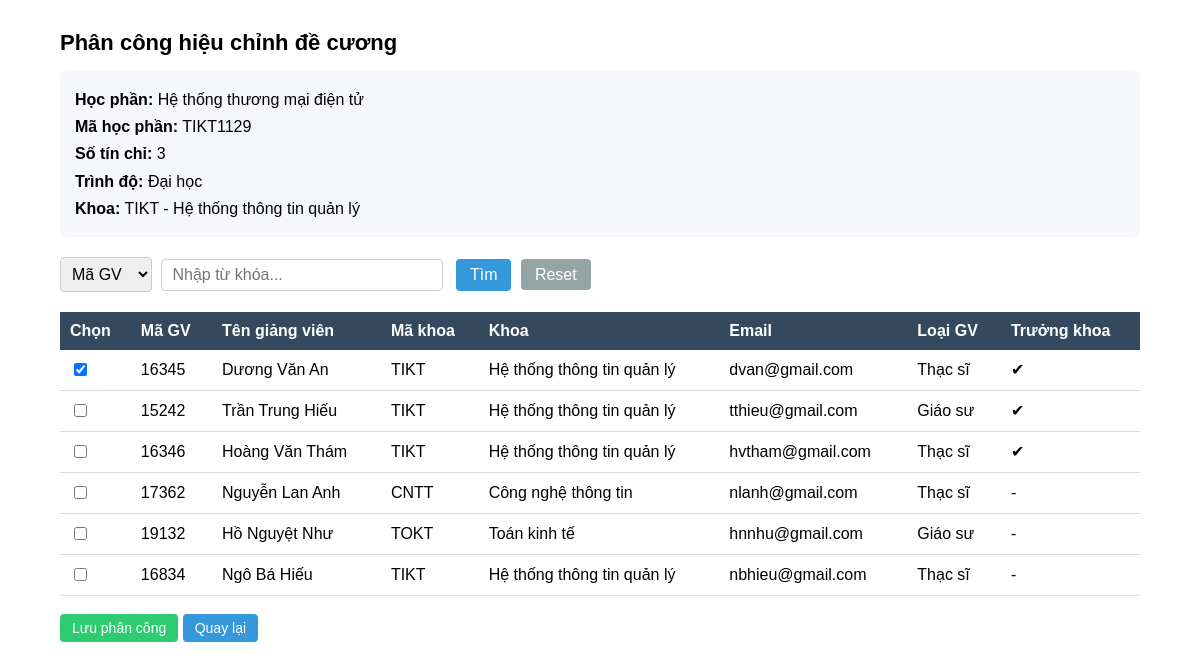
The app's page /adminKhoa_hocphan_authorize/TIKT1129 with its own data.
### tables this page shows
CREATE TABLE "HocPhan" (
	"MaHP"	CHAR(10) NOT NULL,
	"TenHP"	NVARCHAR(100) NOT NULL,
	"SoTC"	INTEGER,
	"TrinhDo"	NVARCHAR(20),
	"MaDV"	CHAR(4),
	PRIMARY KEY("MaHP"),
	FOREIGN KEY("MaDV") REFERENCES "DonVi"("MaDV")
);

CREATE TABLE "DonVi" (
	"MaDV"	CHAR(4),
	"TenDV"	NVARCHAR(100) NOT NULL,
	PRIMARY KEY("MaDV")
);

CREATE TABLE "CanBo" (
	"MaQL"	CHAR(5) NOT NULL,
	"SoHieu"	CHAR(20),
	"TenGV"	NVARCHAR(100) NOT NULL,
	"MaDV"	CHAR(4),
	"LoaiGV"	NVARCHAR(20),
	"Email"	NVARCHAR(100),
	"LaTruongKhoa"	INTEGER DEFAULT 0,
	PRIMARY KEY("MaQL"),
	FOREIGN KEY("MaDV") REFERENCES "DonVi"("MaDV")
);

### adminKhoa.py (the view)
@app.route("/adminKhoa_hocphan_authorize/<MaHP>")
def adminKhoa_hocphan_authorize(MaHP):
    keyword = request.args.get("keyword")
    type_search = request.args.get("type")
    conn = get_db()
    cursor = conn.cursor()
    cursor.execute("""
        SELECT HocPhan.*, DonVi.TenDV
        FROM HocPhan
        LEFT JOIN DonVi ON HocPhan.MaDV = DonVi.MaDV
        WHERE HocPhan.MaHP=?
    """,(MaHP,))
    hocphan = cursor.fetchone()
    query = """
    SELECT CanBo.MaQL,
           CanBo.TenGV,
           CanBo.MaDV,
           CanBo.Email,
           CanBo.LoaiGV,
           CanBo.LaTruongKhoa,
           DonVi.TenDV
    FROM CanBo
    LEFT JOIN DonVi ON CanBo.MaDV = DonVi.MaDV
    WHERE 1=1
    """
    params = []
    if keyword and type_search:
        if type_search == "TenDV":
            query += " AND DonVi.TenDV LIKE ?"
        else:
            query += f" AND CanBo.{type_search} LIKE ?"
        params.append("%" + keyword + "%")
    cursor.execute(query, params)
    dsCanBo = cursor.fetchall()
    cursor.execute("""
        SELECT MaGV
        FROM PhanCongHC
        WHERE MaHP=?
    """,(MaHP,))
    dsDaChon = [x["MaGV"] for x in cursor.fetchall()]
    conn.close()
    return render_template(
        "adminKhoa_hocphan_authorize.html",
        hocphan=hocphan,
        dsCanBo=dsCanBo,
        dsDaChon=dsDaChon,
        keyword=keyword,
        type_search=type_search
    )

### main.py (called while the page is built)
def get_db():
    conn = sqlite3.connect(DB)
    conn.row_factory = sqlite3.Row
    return conn

@app.before_request
def update_truong_khoa():
    if 'current_user' in session:
        user = session['current_user']
        if user["MaGV"] is not None:
            obj_CanBo = get_obj_CanBo(user["MaGV"])
            session['current_user']["LaTruongKhoa"] = obj_CanBo[6]
        else:
            session['current_user']["LaTruongKhoa"] = 0
        session.modified = True

### templates/adminKhoa_hocphan_authorize.html (shortened to what this page needs)
{% extends "base.html" %} {% block content %}
<div class="dashboard-container">
  <div class="dashboard-title">Phân công hiệu chỉnh đề cương</div>
  <div class="hocphan-info">
    <b>Học phần:</b> {{ hocphan.TenHP }} <br />
    <b>Mã học phần:</b> {{ hocphan.MaHP }} <br />
    <b>Số tín chỉ:</b> {{ hocphan.SoTC }} <br />
    <b>Trình độ:</b> {{ hocphan.TrinhDo }} <br />
    <b>Khoa:</b> {{ hocphan.MaDV }} - {{ hocphan.TenDV }}
  </div>
  <form
    method="GET"
    action="/adminKhoa_hocphan_authorize/{{ hocphan.MaHP }}"
    class="search-box"
  >
    <select name="type" class="search-select">
      <option value="MaQL" {% if type_search =="MaQL" %}selected{% endif %}>Mã GV</option>
    </select>
    <input
      type="text"
      name="keyword"
      placeholder="Nhập từ khóa..."
      class="search-input"
      value="{{ keyword or '' }}"
    />
    <button type="submit" class="btn-search">Tìm</button>
    <a href="/adminKhoa_hocphan_authorize/{{ hocphan.MaHP }}" class="btn-reset">
      Reset
    </a>
  </form>
  <form method="POST" action="/adminKhoa_hocphan_authorize_save">
    <table class="dashboard-table">
      <thead>
        <tr>
          <th>Chọn</th>
          <th>Mã GV</th>
          <th>Tên giảng viên</th>
          <th>Mã khoa</th>
          <th>Khoa</th>
          <th>Email</th>
          <th>Loại GV</th>
          <th>Trưởng khoa</th>
        </tr>
      </thead>
      <tbody>
        {% for gv in dsCanBo %}
        <tr>
          <td>
            <input
              type="checkbox"
              name="MaGV[]"
              value="{{ gv.MaQL }}"
              {%
              if
              gv.MaQL
              in
              dsDaChon
              %}checked{%
              endif
              %}
            />
          </td>
          <td>{{ gv.MaQL }}</td>
          <td>{{ gv.TenGV }}</td>
          <td>{{ gv.MaDV }}</td>
          <td>{{ gv.TenDV }}</td>
          <td>{{ gv.Email }}</td>
          <td>{{ gv.LoaiGV }}</td>
          <td>{% if gv.LaTruongKhoa == 1 %} ✔ {% else %} - {% endif %}</td>
        </tr>
        {% endfor %}
      </tbody>
    </table>
    <br />
    <button type="submit" class="btn-action btn-save">Lưu phân công</button>
    <a class="btn-action btn-edit" href="/adminKhoa_hocphan_dashboard">
      Quay lại
    </a>
  </form>
</div>
{% endblock %}

### static/styles_topmenu.css (style rules this page uses)
body { margin:0; font-family:Arial; }

### static/styles_admin.css (style rules this page uses)
.btn-save { padding: 6px 14px; background: #3498db; color: white; border: none; border-radius: 4px; cursor: pointer; }
.search-box { margin-bottom: 20px; }
.search-box input { padding: 6px 10px; border: 1px solid #ccc; border-radius: 4px; width: 260px; margin-right: 8px; }

### static/styles_khoa.css (style rules this page uses)
.dashboard-container { width: 90%; margin: auto; margin-top: 30px; }
.dashboard-title { font-size: 22px; font-weight: bold; margin-bottom: 15px; }
.dashboard-table { width: 100%; border-collapse: collapse; background: white; }
.dashboard-table th { background: #34495e; color: white; padding: 10px; text-align: left; }
.dashboard-table td { padding: 10px; border-bottom: 1px solid #ddd; }
.btn-action { padding: 6px 12px; border-radius: 4px; text-decoration: none; color: white; font-size: 14px; }
.btn-edit { background: #3498db; }
.btn-save { background: #2ecc71; }
.hocphan-info { background: #f5f7fa; padding: 15px; border-radius: 6px; margin-bottom: 20px; line-height: 1.7; }
.search-box { margin-bottom: 20px; }
.search-select { font-size: 16px; padding: 7px; border: 1px solid #ccc; border-radius: 4px; margin-right: 5px; }
.search-input { font-size: 16px; padding: 7px; border: 1px solid #ccc; border-radius: 4px; width: 220px; margin-right: 5px; }
.btn-search { font-size: 16px; padding: 7px 14px; background: #3498db; color: white; border: none; border-radius: 4px; cursor: pointer; }
.btn-reset { font-size: 16px; padding: 7px 14px; background: #95a5a6; color: white; text-decoration: none; border-radius: 4px; margin-left: 5px; }

### records on screen
HocPhan: TenHP "Hệ thống thương mại điện tử", MaHP "TIKT1129", SoTC "3", TrinhDo "Đại học", MaDV "TIKT"
DonVi: TenDV "Hệ thống thông tin quản lý"
CanBo: MaQL "☑", MaQL "16345", TenGV "Dương Văn An", MaDV "TIKT", TenDV "Hệ thống thông tin quản lý", Email "dvan@gmail.com", LoaiGV "Thạc sĩ"
CanBo: MaQL "15242", TenGV "Trần Trung Hiếu", MaDV "TIKT", TenDV "Hệ thống thông tin quản lý", Email "tthieu@gmail.com", LoaiGV "Giáo sư"
CanBo: MaQL "16346", TenGV "Hoàng Văn Thám", MaDV "TIKT", TenDV "Hệ thống thông tin quản lý", Email "hvtham@gmail.com", LoaiGV "Thạc sĩ"
CanBo: MaQL "17362", TenGV "Nguyễn Lan Anh", MaDV "CNTT", TenDV "Công nghệ thông tin", Email "nlanh@gmail.com", LoaiGV "Thạc sĩ"
CanBo: MaQL "19132", TenGV "Hồ Nguyệt Như", MaDV "TOKT", TenDV "Toán kinh tế", Email "hnnhu@gmail.com", LoaiGV "Giáo sư"
CanBo: MaQL "16834", TenGV "Ngô Bá Hiếu", MaDV "TIKT", TenDV "Hệ thống thông tin quản lý", Email "nbhieu@gmail.com", LoaiGV "Thạc sĩ"
